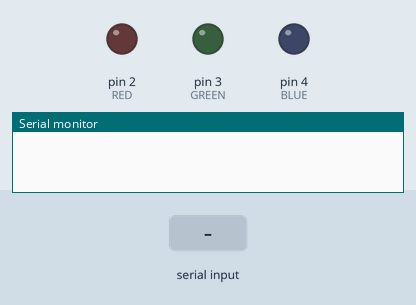
This sketch was run on a simulated Arduino Uno, built with avr-gcc and run on an emulated ATmega328P. Parts: output pins drawn as LEDs (lit = HIGH), the last lines printed to the serial monitor. The test bench sets the inputs (shaded band).

Above: at 1.2 s.
1.3 s: "on" received over Serial
At 2.5 s:
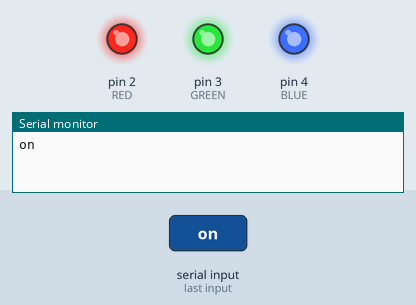
2.8 s: "red of" received over Serial
At 4.0 s:
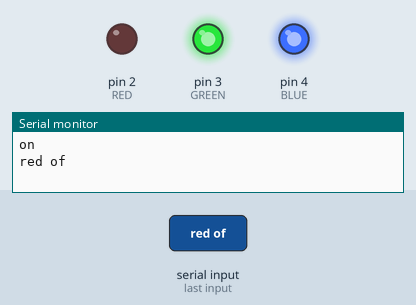
4.3 s: "allon" received over Serial
At 5.0 s:
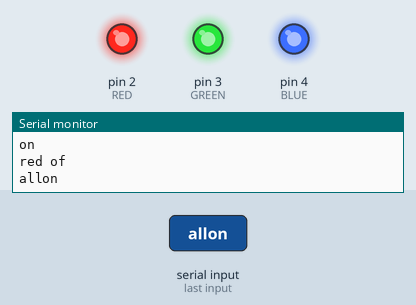
Timing chart, 0 to 7.3 s (numbered marks = the images above; inputs shaded):
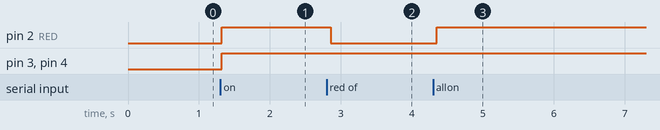

Measured:
- after the input at 1.3 s, pin 2 (RED), pin 3 (GREEN), pin 4 (BLUE): LOW → HIGH at once
- after the input at 2.8 s, pin 2 (RED): HIGH → LOW after 0.06 s
- after the input at 4.3 s, pin 2 (RED): LOW → HIGH after 0.05 s

The sketch:

Voicecontrol_led.ino
```cpp
#include <SoftwareSerial.h>
SoftwareSerial BLU(0,1);
String voice;
int RED=2;
int GREEN=3;
int BLUE=4;
void Redon(){
  digitalWrite(RED,HIGH);
}
void Redoff(){
  digitalWrite(RED,LOW);
  }
void Greenon(){
  digitalWrite(GREEN,HIGH);
  }
void Greenoff(){
  digitalWrite(GREEN,LOW);
  }
void Blueon(){
  digitalWrite(BLUE,HIGH);
  }
void Blueoff(){
  digitalWrite(BLUE,LOW);
  }
void allon(){
  digitalWrite(RED,HIGH);
  digitalWrite(GREEN,HIGH);
  digitalWrite(BLUE,HIGH);
  }
void alloff(){
  digitalWrite(RED,LOW);
  digitalWrite(GREEN,LOW);
  digitalWrite(BLUE,LOW);
  }
void setup(){
  Serial.begin(38400);
  BLU.begin(38400);
  pinMode(RED,OUTPUT);
  pinMode(GREEN,OUTPUT);
  pinMode(BLUE,OUTPUT);
  }
  void loop(){
    while(Serial.available()){
      delay(10);
      char c=Serial.read();
      if(c=='#'){
        break;
        }
        voice+=c;
      }
      if(voice.length()>0){
        Serial.println(voice);
        if(voice=="on" || voice=="allon")
        {
          allon();
        }
        else if(voice=="of" || voice=="allof")
        {
          alloff();
        }
        else if(voice=="red" || voice=="red on")
        {
          Redon();
        }
        else if(voice=="red of" || voice=="of red")
        {
          Redoff();
        }
        else if(voice=="green" || voice=="green on")
        {
          Greenon();
        }
        else if(voice=="green of" || voice=="of green")
        {
          Greenoff();
        }
        else if(voice=="blue" || voice=="blue on")
        {
          Blueon();
        }
        else if(voice=="blue of" || voice=="of blue")
        {
          Blueoff();
        }
        voice="";
        }
    }
```
